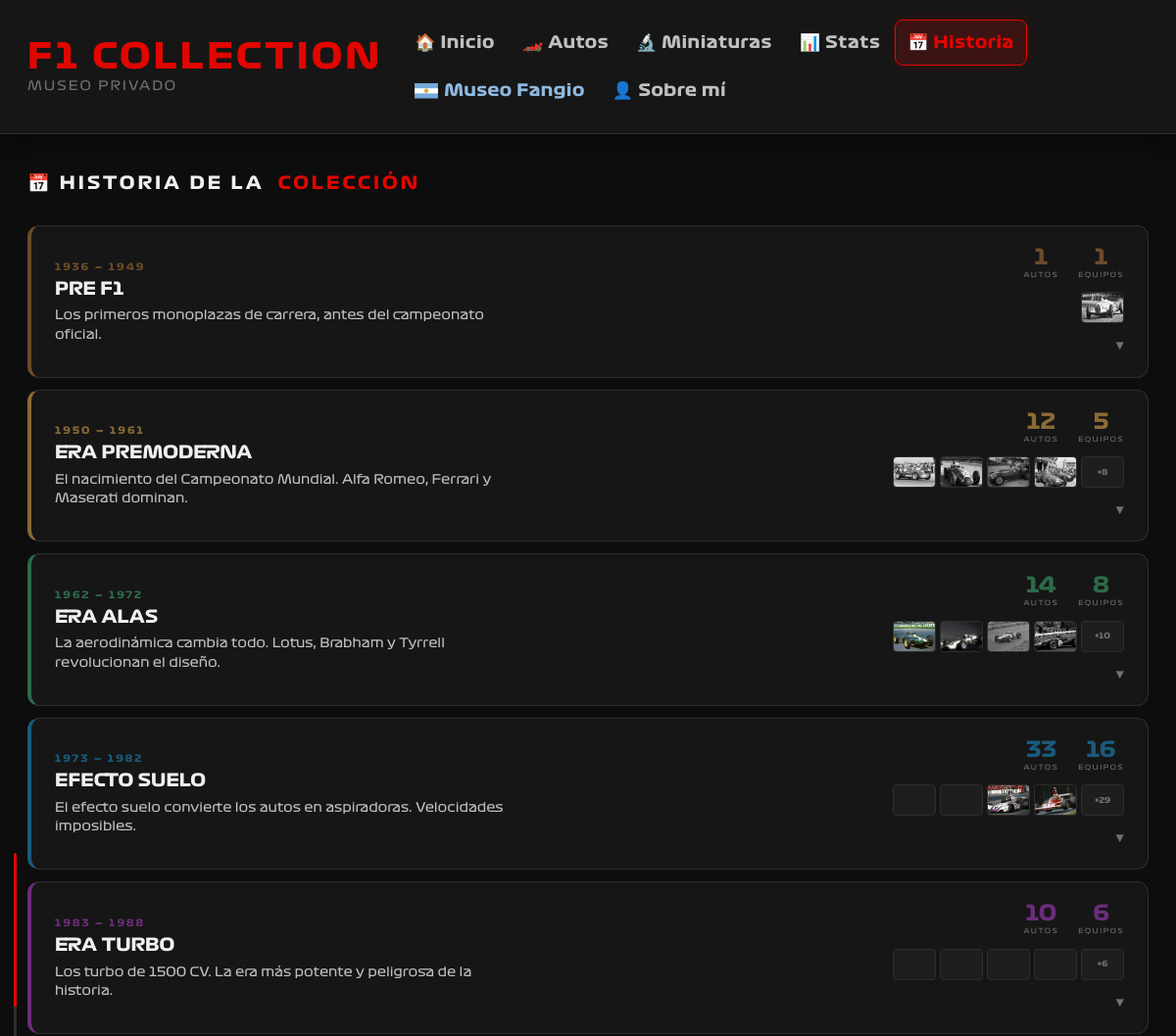
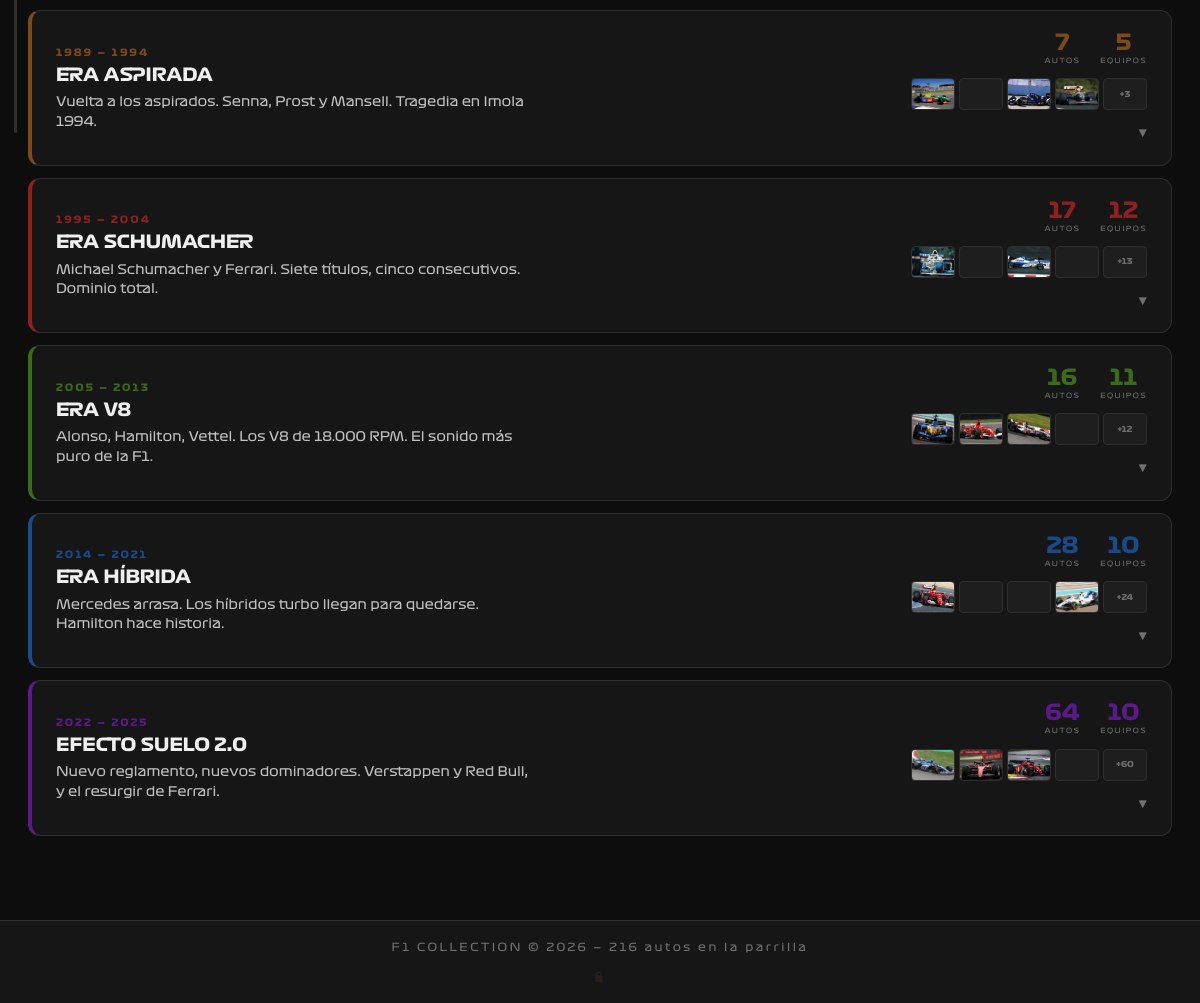
/?page=timeline, run on the app's committed database (2 pictures, top to bottom).
### tables this page shows
CREATE TABLE cars (
            id         INTEGER PRIMARY KEY AUTOINCREMENT,
            year       INTEGER NOT NULL,
            team       TEXT NOT NULL,
            model      TEXT NOT NULL,
            driver     TEXT NOT NULL,
            maker      TEXT NOT NULL,
            collection TEXT NOT NULL,
            note       TEXT,
            image_path TEXT DEFAULT NULL,
            favorite   INTEGER DEFAULT 0,
            created_at TEXT DEFAULT (datetime('now'))
        , performance TEXT DEFAULT NULL, is_champion INTEGER DEFAULT 0, is_team_champion INTEGER DEFAULT 0, category TEXT DEFAULT 'f1');

### db.php (called while the page is built, shortened)
<?php
function getDB(): PDO {
    static $pdo = null;
    if ($pdo === null) {
        $pdo = new PDO('sqlite:' . DB_PATH);
        $pdo->setAttribute(PDO::ATTR_ERRMODE, PDO::ERRMODE_EXCEPTION);
        $pdo->setAttribute(PDO::ATTR_DEFAULT_FETCH_MODE, PDO::FETCH_ASSOC);
    }
    return $pdo;
}
function catFilter(string $category): string {
    return $category === 'fangio' ? 'fangio' : 'f1';
}
function getTimelineData(string $category = 'f1'): array {
    $cat  = catFilter($category);
    $stmt = getDB()->prepare("
        SELECT c.year, c.team, c.model, c.driver, c.id,
               (SELECT path FROM car_images ci WHERE ci.car_id = c.id
                ORDER BY ci.sort_order ASC, ci.id ASC LIMIT 1) as thumb
        FROM cars c
        WHERE c.category = ?
        ORDER BY c.year ASC, c.team ASC
    ");
    $stmt->execute([$cat]);
    $rows   = $stmt->fetchAll();
    $byYear = [];
    foreach ($rows as $row) {
        $byYear[$row['year']][] = $row;
    }
    return $byYear;
}

### pages/timeline.php (the view, shortened to what this page needs)
<?php
$byYear = getTimelineData();
$eras = [
    [1936, 1949, 'PRE F1',           '#6b4c2a', 'Los primeros monoplazas de carrera, antes del campeonato oficial.'],
    [1950, 1961, 'ERA PREMODERNA',   '#8a6a35', 'El nacimiento del Campeonato Mundial. Alfa Romeo, Ferrari y Maserati dominan.'],
    [1962, 1972, 'ERA ALAS',         '#2d6a4a', 'La aerodinámica cambia todo. Lotus, Brabham y Tyrrell revolucionan el diseño.'],
    [1973, 1982, 'EFECTO SUELO',     '#1a5a7a', 'El efecto suelo convierte los autos en aspiradoras. Velocidades imposibles.'],
    [1983, 1988, 'ERA TURBO',        '#6a2d7a', 'Los turbo de 1500 CV. La era más potente y peligrosa de la historia.'],
    [1989, 1994, 'ERA ASPIRADA',     '#7a4a1a', 'Vuelta a los aspirados. Senna, Prost y Mansell. Tragedia en Imola 1994.'],
    [1995, 2004, 'ERA SCHUMACHER',   '#8f2020', 'Michael Schumacher y Ferrari. Siete títulos, cinco consecutivos. Dominio total.'],
    [2005, 2013, 'ERA V8',           '#3a6a1a', 'Alonso, Hamilton, Vettel. Los V8 de 18.000 RPM. El sonido más puro de la F1.'],
    [2014, 2021, 'ERA HÍBRIDA',      '#1a4a8a', 'Mercedes arrasa. Los híbridos turbo llegan para quedarse. Hamilton hace historia.'],
    [2022, 2099, 'EFECTO SUELO 2.0', '#5a1a8a', 'Nuevo reglamento, nuevos dominadores. Verstappen y Red Bull, y el resurgir de Ferrari.'],
];
$eraData = [];
foreach ($eras as $idx => $era) {
    $cars = [];
    foreach ($byYear as $year => $yearCars) {
        if ($year >= $era[0] && $year <= $era[1]) {
            foreach ($yearCars as $car) $cars[] = $car;
        }
    }
    if (!empty($cars)) $eraData[$idx] = $cars;
}
?>
<div class="page-title">📅 HISTORIA DE LA <span>COLECCIÓN</span></div>
<div class="eras-grid" id="erasGrid">
<?php foreach ($eras as $idx => $era):
    $cars  = $eraData[$idx];
    $total = count($cars);
    $teams = count(array_unique(array_column($cars, 'team')));
    $thumbs = array_filter(array_slice($cars, 0, 8), fn($c) => !empty($c['thumb']));
    $thumbs = array_values($thumbs);
    $endYear = min($era[1], 2025);
?>
<div class="era-card" id="era-<?= $idx ?>" style="--ec:<?= $era[3] ?>">
  <div class="era-card-header" onclick="toggleEra(<?= $idx ?>)">
    <div class="era-card-left">
      <div class="era-card-years"><?= $era[0] ?> — <?= $endYear ?></div>
      <div class="era-card-name"><?= $era[2] ?></div>
      <div class="era-card-desc"><?= $era[4] ?></div>
    </div>
    <div class="era-card-right">
      <div class="era-card-stats">
        <div class="era-stat">
          <span class="era-stat-n"><?= $total ?></span>
          <span class="era-stat-l">AUTOS</span>
        </div>
        <div class="era-stat">
          <span class="era-stat-n"><?= $teams ?></span>
          <span class="era-stat-l">EQUIPOS</span>
        </div>
      </div>
      <?php if (!empty($thumbs)): ?>
      <div class="era-card-thumbs">
        <?php foreach (array_slice($thumbs, 0, 4) as $c): ?>
          <div class="era-thumb" style="background-image:url('<?= htmlspecialchars($c['thumb']) ?>')"></div>
        <?php endforeach; ?>
        <?php if ($total > 4): ?>
          <div class="era-thumb era-thumb-more">+<?= $total - 4 ?></div>
        <?php endif; ?>
      </div>
      <?php endif; ?>
      <div class="era-card-toggle" id="toggle-<?= $idx ?>">▼</div>
    </div>
  </div>
</div>
<?php endforeach; ?>
</div>

### data on the page
cars: shows a picture
cars: shows a picture
cars: shows a picture
cars: shows a picture
cars: shows a picture
cars: shows a picture
cars: shows a picture
cars: shows a picture
cars: shows a picture
cars: shows a picture
cars: shows a picture
cars: shows a picture
cars: shows a picture
cars: shows a picture
cars: shows a picture
cars: shows a picture
cars: shows a picture
cars: shows a picture
cars: shows a picture
cars: shows a picture
cars: shows a picture
cars: shows a picture
cars: shows a picture
cars: shows a picture

### other printed values
SITE_NAME "F1 COLLECTION"
SITE_SUB "MUSEO PRIVADO"
$era[0] "1936"
$endYear "1949"
$era[2] "PRE F1"
$era[4] "Los primeros monoplazas de carrera, antes del campeonato oficial."
$total "1"
$teams "1"
$era[0] "1950"
$endYear "1961"
$era[2] "ERA PREMODERNA"
$era[4] "El nacimiento del Campeonato Mundial. Alfa Romeo, Ferrari y Maserati dominan."
$total "12"
$teams "5"
$total - 4 "8"
